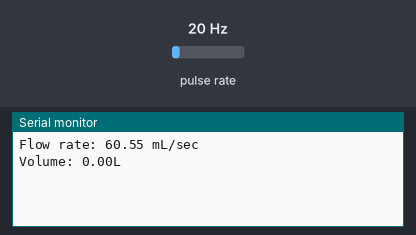
A sketch run on a simulated Arduino Uno, built with avr-gcc and run on an emulated ATmega328P. On the bench: the last lines printed to the serial monitor. Wiring (inferred from the names in the program): pulse sensor: data pin 2. Inputs (shaded band) come from the test bench; at power-on: pulse rate 20 Hz.

Above: at 1.2 s.
1.3 s: pulse rate (sensor on pin 2) set to 4 Hz
At 2.6 s:
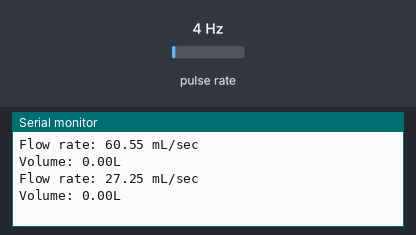
2.8 s: pulse rate (sensor on pin 2) set to 50 Hz
At 3.6 s:
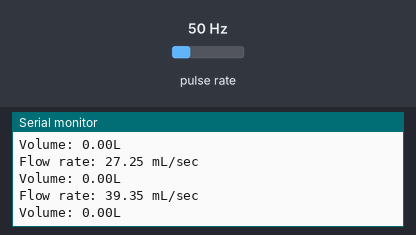
Timing chart, 0 to 5.8 s (numbered marks = the images above; inputs shaded):
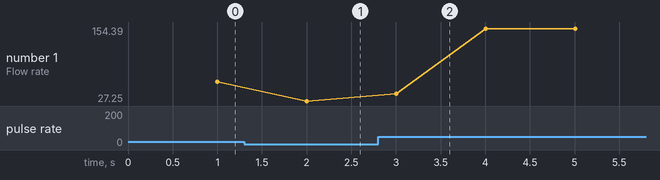

The sketch:

flow_meter.ino
```cpp
#define sensorInterrupt     0       // 0 = digital pin 2 as interrupt
#define sensorPin           2       // flow meter sensor pin
#define calibrationFactor   5.5;    // the hall-effect flow sensor outputs approximately 5.5 pulses per second per litre/minute of flow.

volatile byte pulseCount = 0;       // variable to store pulse count from the hall-effect sensor
byte pulse1Sec = 0;                 // *variable to store pulse count

float flowRate_min = 0;             // flow in L/min
float flowRate_sec = 0;             // flow in L/sec
float vol_litres = 0;               // vol in L
float flowRate_mLsec = 0;           // flow in mL/sec

unsigned long prevTimeSensor = 0;   // variable to store previous millis time of sensor

void setup() {
  Serial.begin(115200);             // initialize serial with serial monitor

  pinMode(sensorPin, INPUT);        // set pinmode for sensor pin as input
  digitalWrite(sensorPin, HIGH);    // set sensor pin as input pull up

  attachInterrupt(sensorInterrupt, flowCounter, FALLING);   // set sensorInterrupt as interrupt, run flowCounter() when state is FALLING (High to Low)
}


void loop() {
  if ((millis() - prevTimeSensor) > 1000) {

    pulse1Sec = pulseCount;
    pulseCount = 0;

    flowRate_min = ( ( 1000.0 / (millis() - prevTimeSensor) ) * pulse1Sec) / calibrationFactor;    // pulseCount = 5.5 Q; Q = L/min

    prevTimeSensor = millis();

    flowRate_mLsec = flowRate_min * 1000 / 60;    // flow in mL/sec
//    flowRate_sec = flowRate_min / 60;             // flow in L/sec
//    vol_litres += flowRate_sec;                   // vol in L

    Serial.print("Flow rate: ");
    Serial.print(flowRate_mLsec);
    Serial.println(" mL/sec");

    Serial.print("Volume: ");
    Serial.print(vol_litres);
    Serial.println("L");
  }
}


void flowCounter() {
  pulseCount++;         // pulse count increment
}
```

Measured:
- after the input at 1.3 s, the serial monitor: prints a new line after 0.70 s (image 1)
- after the input at 2.8 s, the serial monitor: prints a new line after 0.20 s (image 2)
- plotted number 1: 60.55 → 27.25 after the input at 1.3 s, 27.25 → 154.39 after the input at 2.8 s
